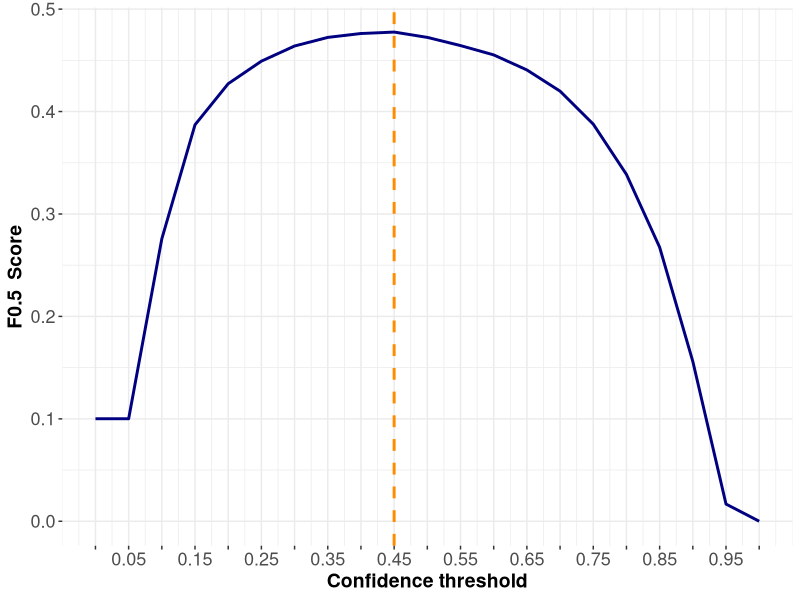
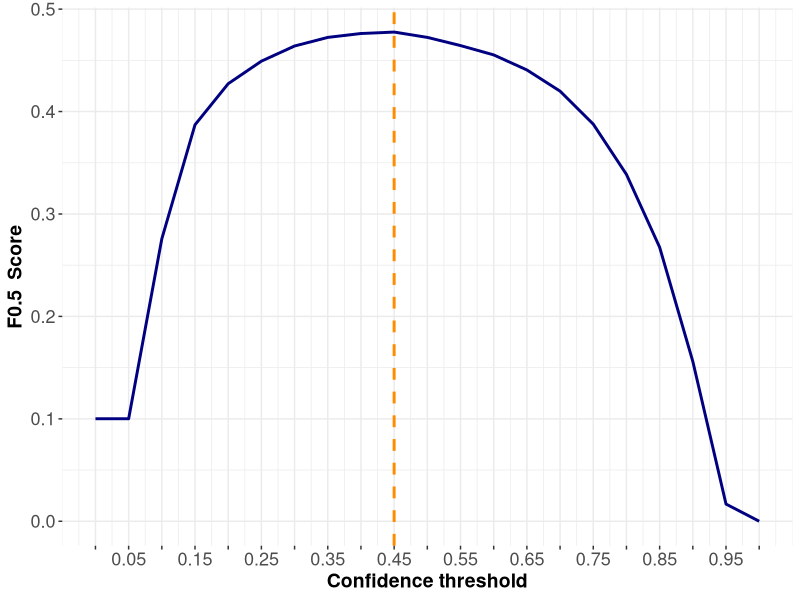

Reproduce these figures in R, in order.
############################################################################
#                                                                          #
#           Plotting results from confidence threshold experiment          #
#                                                                          #
############################################################################


# The following script provides the plots to the confidence threshold experiment.
# The experiment was conducted on annotaded data from Syria, whereby F1.0 and F0.5 scores
# were evaluated. The overall aim of the experiment is to evaluate the optimal
# confidence threshold value.
# Here, we target the F0.5 as it is of our interest to provide more weight to precision than recall.
# F1.0 score equally weights precision and recall.

# Please adapt the folder name according to your own needs!

## Code written by: Marie-Christine Rufener < macrufener@gmail.com > 
## Last update: May 2023


#><><><><><><><><><><><><><><><><><><><><><><><><><><><><><><><>

#~~~~~~~~~~~~~~~~
# Load libraries
#~~~~~~~~~~~~~~~~
library(ggplot2)
library(dplyr)

#~~~~~~~~~
# Set WD
#~~~~~~~~~
## Set main working directory
setwd("~/OneDrive - Hamad bin Khalifa University/Projects/Ukraine/GitHub/IDP_UKR/") 


#~~~~~~~~~~~~
# Functions
#~~~~~~~~~~~~
## Will be used for the plots at the end of the script
everysecond <- function(x){
  x <- unique(x)
  x[seq(1, length(x), 2)] <- ""
  x
}


#><><><><><><><><><><><><><><><><><><><><><><><><><><><><><><><>

#~~~~~~~~~~~~~~~~~~~~~~~~~~~~~~~~~~
# 1) Load the experiment results
#~~~~~~~~~~~~~~~~~~~~~~~~~~~~~~~~~~
df <- read.csv('Data/ThresholdExperiment/confidence_threshold_experiment.csv')



#~~~~~~~~~~~~~~~~~~~~~
# 2) Make the plot
#~~~~~~~~~~~~~~~~~~~~~

optimum <- df[which(df$F0.5.Score == max(df$F0.5.Score)), 'Confidence']

df %>% 
  ggplot(aes(x=Confidence, y = F0.5.Score)) +
  geom_line(linewidth = 1, col = 'navyblue') +
  geom_vline(xintercept = optimum, linetype = "dashed", linewidth = 1, col = 'darkorange') +
  theme_bw() +
  scale_x_continuous(breaks=seq(0,1,0.05), labels = everysecond(df$Confidence)) +
  ylab('F0.5  Score') + xlab('Confidence threshold') +
  theme(axis.title  = element_text(size = 14, face = 'bold'), 
        axis.text.y = element_text(size = 13),
        #axis.text.x = element_text(size = 14,angle = 90, hjus = 1, vjus =0.5),
        axis.text.x = element_text(size = 13),
        panel.border = element_blank(),
        #axis.line = element_line(color = 'black'),
        legend.position = "none")

ggsave('../../Manuscript/Figures/Exploratory/Confidence_threshold_experiment.jpg',
       dpi = 300, width = 20, height = 10, unit='cm')
